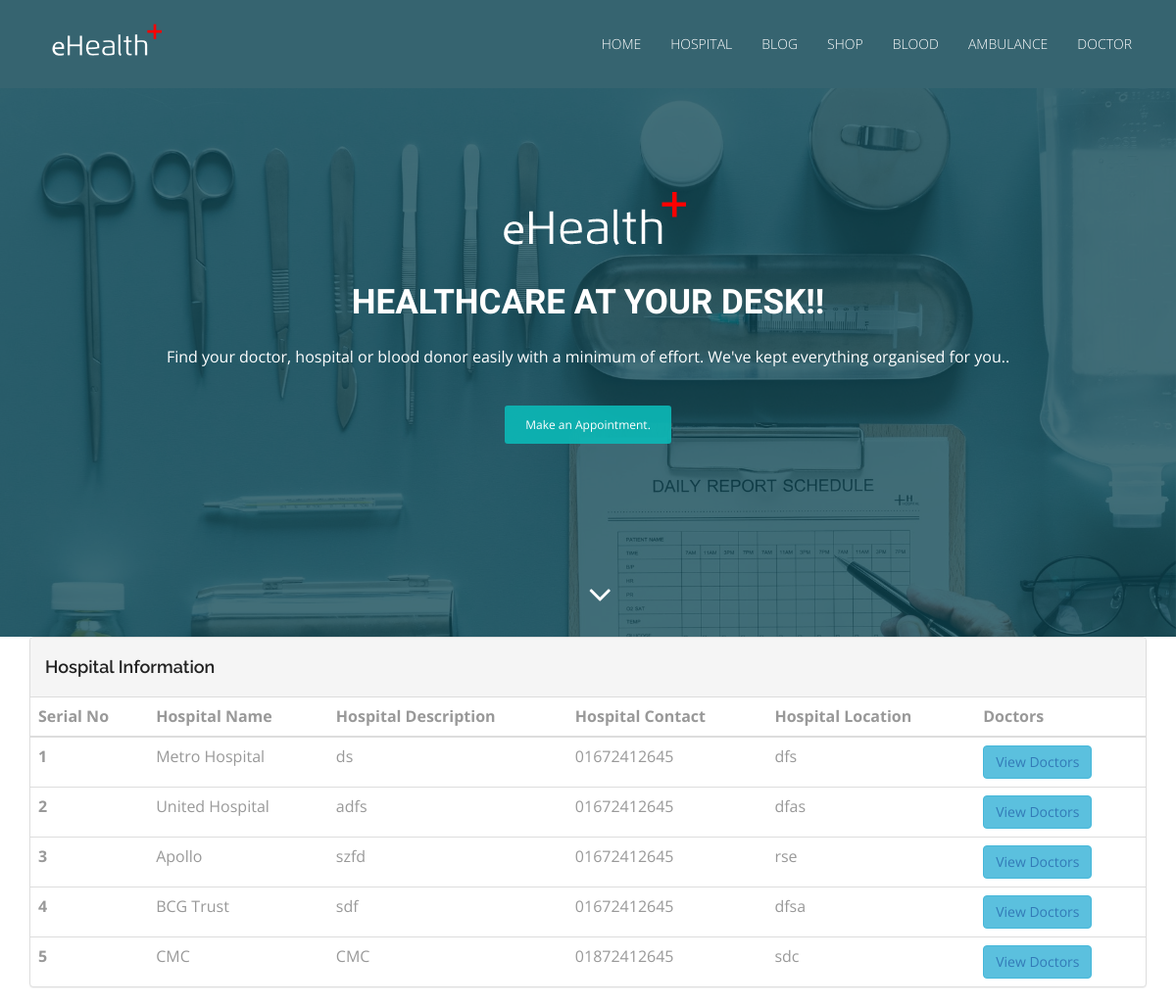
/index.php/welcome/hospital_master, run on an earlier commit of the app's database.
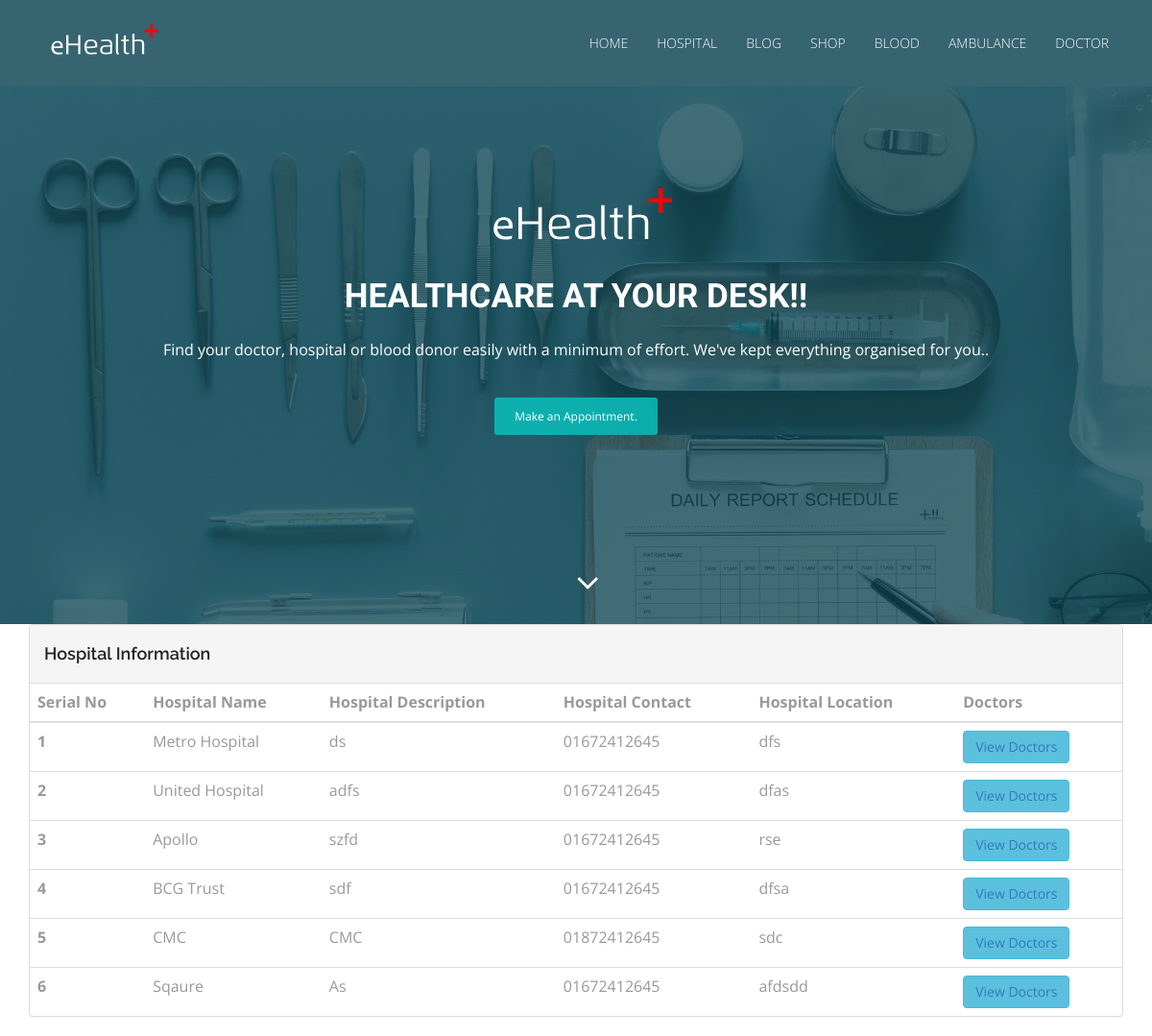
And on a later commit of the database.
### tables this page shows
CREATE TABLE `tbl_hospital` (
  `hospital_id` int(11) NOT NULL,
  `cabin_id` int(11) NOT NULL,
  `hospital_name` varchar(255) NOT NULL,
  `hospital_desc` text NOT NULL,
  `hospital_contact` varchar(16) NOT NULL,
  `hospital_location` text NOT NULL,
  `hospital_status` tinyint(3) NOT NULL
);

### application/controllers/Welcome.php (called while the page is built, shortened)
<?php
class Welcome extends CI_Controller {
    public function __construct()
    {
        $this->load->model('welcome_model');
    }
    public function hospital_master()
    {
        $data = array();
        $data['hospital_list'] =$this->welcome_model->get_all_active_hospitals();
        $this->load->view('pages/hospital_master',$data);
    }
}

### index.php (called while the page is built, shortened)
<?php
require_once BASEPATH.'core/CodeIgniter.php';

### application/models/Welcome_model.php (called while the page is built, shortened)
<?php
class Welcome_model extends CI_Model{
    public function get_all_active_hospitals()
    {
        $result = $this->db->select('*')
            ->from('tbl_hospital')
            ->where('hospital_status',1)
            ->get()
            ->result();
        return $result;
    }
}

### application/views/pages/hospital_master.php (the view, shortened to what this page needs)
<!DOCTYPE html>
<html lang="en">
<head>
    <link rel="stylesheet" type="text/css" href="<?php echo base_url()?>asset/css/font-awesome.min.css">
    <link rel="stylesheet" type="text/css" href="<?php echo base_url()?>asset/css/bootstrap.min.css">
    <link rel="stylesheet" type="text/css" href="<?php echo base_url()?>asset/css/style.css">
</head>
<body id="myPage" data-spy="scroll" data-target=".navbar" data-offset="60">
<section id="banner" class="banner">
    <div class="bg-color">
        <nav class="navbar navbar-default navbar-fixed-top">
            <div class="container">
                <div class="col-md-12">
                    <div class="navbar-header">
                        <a class="navbar-brand" href="<?php echo base_url()?>"><img src="<?php echo base_url()?>asset/img/logo.png" class="img-responsive" style="width: 140px; margin-top: -16px;"></a>
                    </div>
                    <div class="collapse navbar-collapse navbar-right" id="myNavbar">
                        <ul class="nav navbar-nav">
                            <li class=""><a href="<?php echo base_url()?>">Home</a></li>
                            <li class=""><a href="<?php echo base_url('welcome/hospital_master')?>">Hospital</a></li>
                            <li class=""><a href="#blog">Blog</a></li>
                            <li class=""><a href="#shop">Shop</a></li>
                            <li class=""><a href="<?php echo base_url('welcome/add_donor_master')?>">Blood</a></li>
                            <li class=""><a href="<?php echo base_url('welcome/add_ambulance_master')?>">Ambulance</a></li>
                            <li class=""><a href="<?php echo base_url('welcome/add_doctor_master')?>">doctor</a></li>
                        </ul>
                    </div>
                </div>
            </div>
        </nav>
        <div class="container">
            <div class="row">
                <div class="banner-info">
                    <div class="banner-logo text-center">
                        <img src="<?php echo base_url()?>asset/img/logo.png" class="img-responsive">
                    </div>
                    <div class="banner-text text-center">
                        <h1 class="white">Healthcare at your desk!!</h1>
                        <p>Find your doctor, hospital or blood donor easily with a minimum of effort. We've kept everything organised for you..</p>
                        <a href="<?php echo base_url('welcome/add_doctor_master')?>" class="btn btn-appoint">Make an Appointment.</a>
                    </div>
                    <div class="overlay-detail text-center">
                        <a href="#cta-3"><i class="fa fa-angle-down"></i></a>
                    </div>
                </div>
            </div>
        </div>
    </div>
</section>
<section>
    <div class="container">
        <div class="panel panel-default">
            <div class="panel-heading">  <h4 >Hospital Information</h4></div>
            <table class="table table-dark">
                <thead>
                <tr>
                    <th scope="col">Serial No</th>
                    <th scope="col">Hospital Name</th>
                    <th scope="col">Hospital Description</th>
                    <th scope="col">Hospital Contact</th>
                    <th scope="col">Hospital Location</th>
                    <th scope="col">Doctors</th>
                </tr>
                </thead>
                <tbody>
                <?php
                $i = 1;
                foreach ($hospital_list as $hospital)
                {
                ?>
                    <tr>
                        <th scope="row"><?php echo $i++?></th>
                        <td><?php echo $hospital->hospital_name?></td>
                        <td><?php echo $hospital->hospital_desc?></td>
                        <td><?php echo $hospital->hospital_contact?></td>
                        <td><?php echo $hospital->hospital_location?></td>
                        <td><button type="button" class="btn btn-info"><a href="<?php echo base_url("welcome/add_hospital_doctors/$hospital->hospital_id")?>" target="_blank">
                                    View Doctors</a></button></td>
                    </tr>
                <?php } ?>
                </tbody>
            </table>
        </div>
    </div>
</section>
</body>
</html>

What changed in the data, as far as the page shows it:
added tbl_hospital: hospital_name "Sqaure", hospital_desc "As", hospital_contact "01672412645", hospital_location "afdsdd"
